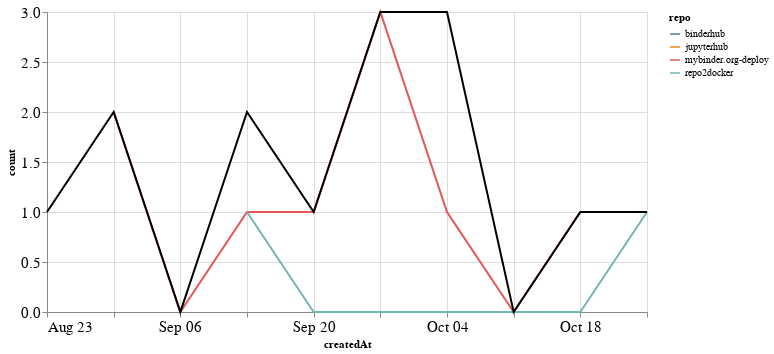

Notebook code cell kept with this figure:
### Markdown cell above
## PRs

### Code cell
prs_time = prs.groupby('repo').resample('W', on='createdAt').count()['author'].reset_index()
prs_time = prs_time.rename(columns={'author': 'count'})
prs_time_total = prs_time.groupby('createdAt').agg({"count": "sum"}).reset_index()

ch1 = alt.Chart(prs_time, width=600).mark_line().encode(
    x='createdAt',
    y='count',
    color='repo',
    tooltip="repo"
)

ch2 = alt.Chart(prs_time_total, width=600).mark_line(color="black").encode(
    x='createdAt',
    y='count',
)

ch1 + ch2

### Figure 1 — Vega-Lite specification as saved in the notebook (floating-point values rounded to 4 significant figures)
{"config": {"axisLeft": {"labelFontSize": 15}, "axisBottom": {"labelFontSize": 15}}, "layer": [{"data": {"name": "data-c604619819c9d16fb0a356050bdbafd5"}, "mark": "line", "encoding": {"color": {"type": "nominal", "field": "repo"}, "tooltip": {"type": "nominal", "field": "repo"}, "x": {"type": "temporal", "field": "createdAt"}, "y": {"type": "quantitative", "field": "count"}}, "width": 600}, {"data": {"name": "data-d8669c05503561cf4984fd00a4c766ab"}, "mark": {"type": "line", "color": "black"}, "encoding": {"x": {"type": "temporal", "field": "createdAt"}, "y": {"type": "quantitative", "field": "count"}}, "width": 600}], "$schema": "https://vega.github.io/schema/vega-lite/v4.8.1.json", "datasets": {"data-c604619819c9d16fb0a356050bdbafd5": [{"repo": "binderhub", "createdAt": "2020-10-04T00:00:00", "count": 2}, {"repo": "jupyterhub", "createdAt": "2020-08-23T00:00:00", "count": 1}, {"repo": "mybinder.org-deploy", "createdAt": "2020-08-30T00:00:00", "count": 2}, {"repo": "mybinder.org-deploy", "createdAt": "2020-09-06T00:00:00", "count": 0}, {"repo": "mybinder.org-deploy", "createdAt": "2020-09-13T00:00:00", "count": 1}, {"repo": "mybinder.org-deploy", "createdAt": "2020-09-20T00:00:00", "count": 1}, {"repo": "mybinder.org-deploy", "createdAt": "2020-09-27T00:00:00", "count": 3}, {"repo": "mybinder.org-deploy", "createdAt": "2020-10-04T00:00:00", "count": 1}, {"repo": "mybinder.org-deploy", "createdAt": "2020-10-11T00:00:00", "count": 0}, {"repo": "mybinder.org-deploy", "createdAt": "2020-10-18T00:00:00", "count": 1}, {"repo": "repo2docker", "createdAt": "2020-09-13T00:00:00", "count": 1}, {"repo": "repo2docker", "createdAt": "2020-09-20T00:00:00", "count": 0}, {"repo": "repo2docker", "createdAt": "2020-09-27T00:00:00", "count": 0}, {"repo": "repo2docker", "createdAt": "2020-10-04T00:00:00", "count": 0}, {"repo": "repo2docker", "createdAt": "2020-10-11T00:00:00", "count": 0}, {"repo": "repo2docker", "createdAt": "2020-10-18T00:00:00", "count": 0}, {"repo": "repo2docker", "createdAt": "2020-10-25T00:00:00", "count": 1}], "data-d8669c05503561cf4984fd00a4c766ab": [{"createdAt": "2020-08-23T00:00:00", "count": 1}, {"createdAt": "2020-08-30T00:00:00", "count": 2}, {"createdAt": "2020-09-06T00:00:00", "count": 0}, {"createdAt": "2020-09-13T00:00:00", "count": 2}, {"createdAt": "2020-09-20T00:00:00", "count": 1}, {"createdAt": "2020-09-27T00:00:00", "count": 3}, {"createdAt": "2020-10-04T00:00:00", "count": 3}, {"createdAt": "2020-10-11T00:00:00", "count": 0}, {"createdAt": "2020-10-18T00:00:00", "count": 1}, {"createdAt": "2020-10-25T00:00:00", "count": 1}]}}
